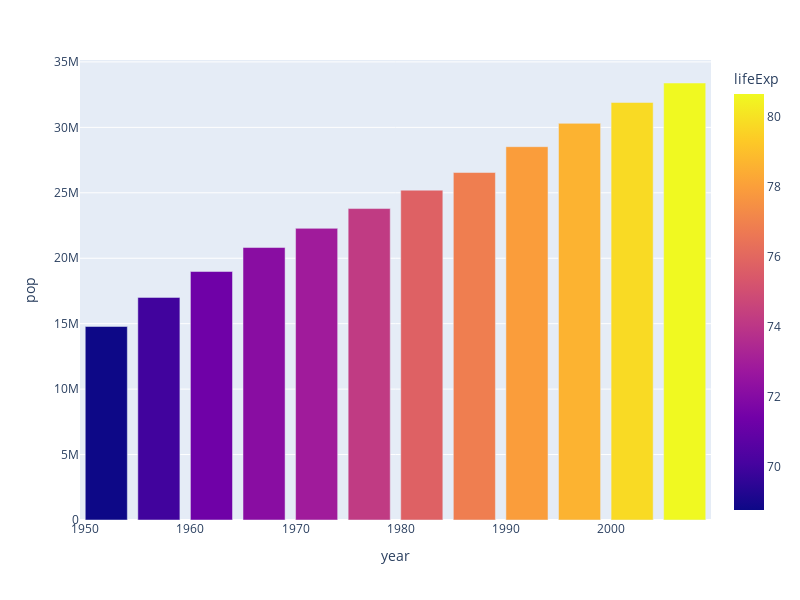

The cell this chart's notebook holds for it:
### Markdown cell above
### 1-4-4 棒グラフ (bar())

### Code cell
gapminder_Canada = gapminder.loc[gapminder["country"] == "Canada"]
px.bar(
    gapminder_Canada,
    x="year",
    y="pop",
    color="lifeExp",
    hover_data=["lifeExp", "gdpPercap"],
    width=800,
    height=600,
).show()

### Figure 1 — Plotly figure (JSON) as saved in the notebook; plotly's stock layout.template omitted (floating-point values rounded to 4 significant figures)
{"data": [{"alignmentgroup": "True", "customdata": [[68.75, 11370.0], [69.96, 12490.0], [71.3, 13460.0], [72.13, 16080.0], [72.88, 18970.0], [74.21, 22090.0], [75.76, 22900.0], [76.86, 26630.0], [77.95, 26340.0], [78.61, 28950.0], [79.77, 33330.0], [80.65, 36320.0]], "hovertemplate": "year=%{x}<br>pop=%{y}<br>lifeExp=%{marker.color}<br>gdpPercap=%{customdata[1]}<extra></extra>", "legendgroup": "", "marker": {"color": [68.75, 69.96, 71.3, 72.13, 72.88, 74.21, 75.76, 76.86, 77.95, 78.61, 79.77, 80.65], "coloraxis": "coloraxis", "pattern": {"shape": ""}}, "name": "", "offsetgroup": "", "orientation": "v", "showlegend": false, "textposition": "auto", "type": "bar", "x": [1952, 1957, 1962, 1967, 1972, 1977, 1982, 1987, 1992, 1997, 2002, 2007], "xaxis": "x", "y": [14785584, 17010154, 18985849, 20819767, 22284500, 23796400, 25201900, 26549700, 28523502, 30305843, 31902268, 33390141], "yaxis": "y"}], "layout": {"barmode": "relative", "coloraxis": {"colorbar": {"title": {"text": "lifeExp"}}, "colorscale": [[0, "#0d0887"], [0.1111, "#46039f"], [0.2222, "#7201a8"], [0.3333, "#9c179e"], [0.4444, "#bd3786"], [0.5556, "#d8576b"], [0.6667, "#ed7953"], [0.7778, "#fb9f3a"], [0.8889, "#fdca26"], [1, "#f0f921"]]}, "height": 600, "legend": {"tracegroupgap": 0}, "margin": {"t": 60}, "width": 800, "xaxis": {"anchor": "y", "domain": [0, 1], "title": {"text": "year"}}, "yaxis": {"anchor": "x", "domain": [0, 1], "title": {"text": "pop"}}}}
